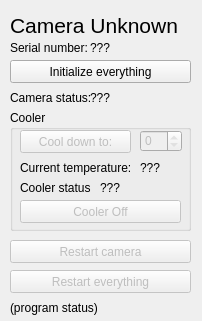
<?xml version="1.0" encoding="UTF-8"?>
<ui version="4.0">
 <class>camControlWidget</class>
 <widget class="QWidget" name="camControlWidget">
  <property name="geometry">
   <rect>
    <x>0</x>
    <y>0</y>
    <width>202</width>
    <height>321</height>
   </rect>
  </property>
  <property name="windowTitle">
   <string>Camera control</string>
  </property>
  <widget class="QPushButton" name="initAllButton">
   <property name="geometry">
    <rect>
     <x>10</x>
     <y>60</y>
     <width>181</width>
     <height>23</height>
    </rect>
   </property>
   <property name="text">
    <string>Initialize everything</string>
   </property>
   <property name="flat">
    <bool>false</bool>
   </property>
  </widget>
  <widget class="QLabel" name="titleLabel">
   <property name="geometry">
    <rect>
     <x>10</x>
     <y>10</y>
     <width>181</width>
     <height>31</height>
    </rect>
   </property>
   <property name="font">
    <font>
     <pointsize>16</pointsize>
    </font>
   </property>
   <property name="text">
    <string>Camera Unknown</string>
   </property>
  </widget>
  <widget class="QLabel" name="serialNumberIsLabel">
   <property name="geometry">
    <rect>
     <x>10</x>
     <y>40</y>
     <width>81</width>
     <height>16</height>
    </rect>
   </property>
   <property name="text">
    <string>Serial number:</string>
   </property>
  </widget>
  <widget class="QLabel" name="cameraStatusIsLabel">
   <property name="geometry">
    <rect>
     <x>10</x>
     <y>90</y>
     <width>81</width>
     <height>16</height>
    </rect>
   </property>
   <property name="text">
    <string>Camera status:</string>
   </property>
  </widget>
  <widget class="QLabel" name="cameraStatusLabel">
   <property name="geometry">
    <rect>
     <x>90</x>
     <y>90</y>
     <width>101</width>
     <height>16</height>
    </rect>
   </property>
   <property name="text">
    <string>???</string>
   </property>
  </widget>
  <widget class="QGroupBox" name="coolerBox">
   <property name="enabled">
    <bool>true</bool>
   </property>
   <property name="geometry">
    <rect>
     <x>10</x>
     <y>110</y>
     <width>181</width>
     <height>121</height>
    </rect>
   </property>
   <property name="title">
    <string>Cooler</string>
   </property>
   <widget class="QLabel" name="coolerLabel">
    <property name="geometry">
     <rect>
      <x>90</x>
      <y>70</y>
      <width>81</width>
      <height>16</height>
     </rect>
    </property>
    <property name="text">
     <string>???</string>
    </property>
   </widget>
   <widget class="QLabel" name="tempLabel">
    <property name="geometry">
     <rect>
      <x>130</x>
      <y>50</y>
      <width>41</width>
      <height>16</height>
     </rect>
    </property>
    <property name="text">
     <string>???</string>
    </property>
   </widget>
   <widget class="QLabel" name="currentTemperatureIsLabel">
    <property name="geometry">
     <rect>
      <x>10</x>
      <y>50</y>
      <width>111</width>
      <height>16</height>
     </rect>
    </property>
    <property name="text">
     <string>Current temperature:</string>
    </property>
   </widget>
   <widget class="QLabel" name="coolerStatusIsLabel">
    <property name="geometry">
     <rect>
      <x>10</x>
      <y>70</y>
      <width>71</width>
      <height>16</height>
     </rect>
    </property>
    <property name="text">
     <string>Cooler status:</string>
    </property>
   </widget>
   <widget class="QSpinBox" name="tempSpin">
    <property name="enabled">
     <bool>false</bool>
    </property>
    <property name="geometry">
     <rect>
      <x>130</x>
      <y>20</y>
      <width>42</width>
      <height>22</height>
     </rect>
    </property>
    <property name="minimum">
     <number>0</number>
    </property>
    <property name="maximum">
     <number>0</number>
    </property>
    <property name="value">
     <number>0</number>
    </property>
   </widget>
   <widget class="QPushButton" name="cooldownButton">
    <property name="enabled">
     <bool>false</bool>
    </property>
    <property name="geometry">
     <rect>
      <x>10</x>
      <y>20</y>
      <width>111</width>
      <height>23</height>
     </rect>
    </property>
    <property name="text">
     <string>Cool down to:</string>
    </property>
   </widget>
   <widget class="QPushButton" name="coolerOffButton">
    <property name="enabled">
     <bool>false</bool>
    </property>
    <property name="geometry">
     <rect>
      <x>10</x>
      <y>90</y>
      <width>161</width>
      <height>23</height>
     </rect>
    </property>
    <property name="text">
     <string>Cooler Off</string>
    </property>
   </widget>
  </widget>
  <widget class="QLabel" name="serialLabel">
   <property name="geometry">
    <rect>
     <x>90</x>
     <y>40</y>
     <width>101</width>
     <height>16</height>
    </rect>
   </property>
   <property name="text">
    <string>???</string>
   </property>
  </widget>
  <widget class="QLabel" name="programStatusLabel">
   <property name="geometry">
    <rect>
     <x>10</x>
     <y>300</y>
     <width>181</width>
     <height>16</height>
    </rect>
   </property>
   <property name="text">
    <string>(program status)</string>
   </property>
  </widget>
  <widget class="QPushButton" name="restartAllButton">
   <property name="enabled">
    <bool>false</bool>
   </property>
   <property name="geometry">
    <rect>
     <x>10</x>
     <y>270</y>
     <width>181</width>
     <height>23</height>
    </rect>
   </property>
   <property name="text">
    <string>Restart everything</string>
   </property>
  </widget>
  <widget class="QPushButton" name="restartCamButton">
   <property name="enabled">
    <bool>false</bool>
   </property>
   <property name="geometry">
    <rect>
     <x>10</x>
     <y>240</y>
     <width>181</width>
     <height>23</height>
    </rect>
   </property>
   <property name="text">
    <string>Restart camera</string>
   </property>
   <property name="flat">
    <bool>false</bool>
   </property>
  </widget>
 </widget>
 <resources/>
 <connections/>
</ui>
